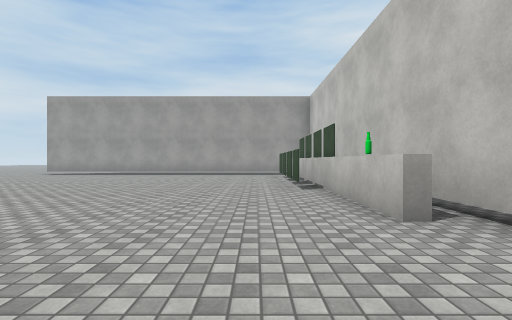
[1] (above)

20 first-person views from a walk through a scene from a Unity 3-D project. The camera is 1.2 m above the floor, looks level and sees 85° across. The floor is counted in squares, 1.95 m on a side. Each view is taken from the middle of a square. On the plan, view 1 faces up. The plan holds only what a view shows up to about 9 squares ahead; the rest is blank. The place goes on beyond the plan. The player is left out. Some surface patterns are stand-ins.

[2]
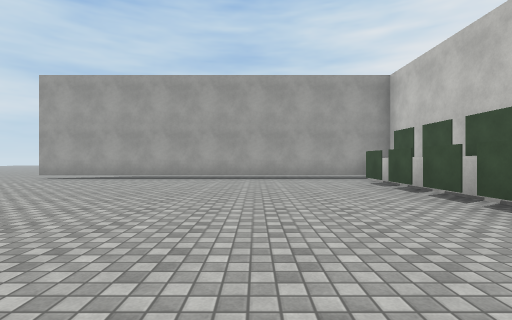

[3]
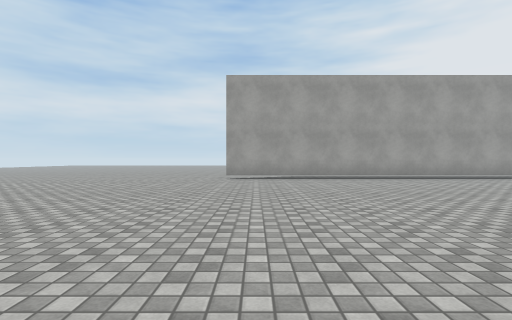

[4]
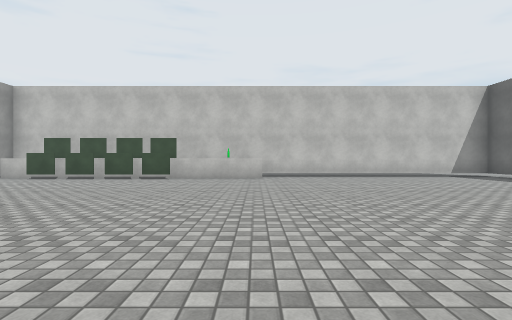

[5]
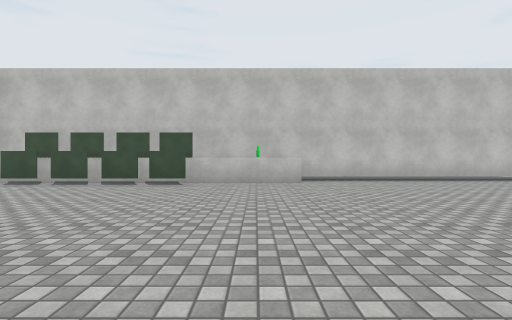

[6]
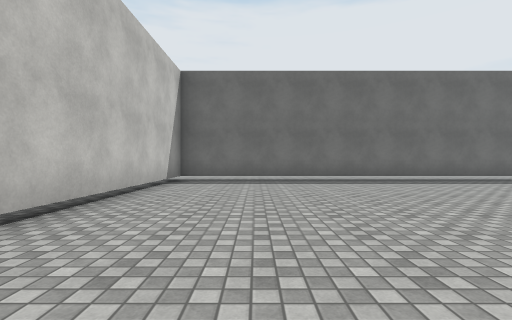

[7]
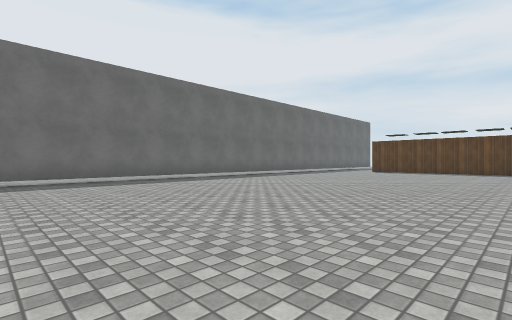

[8]
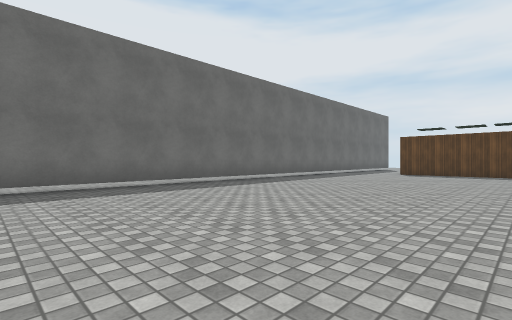

[9]
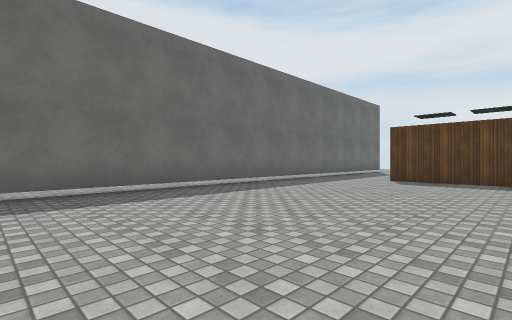

[10]
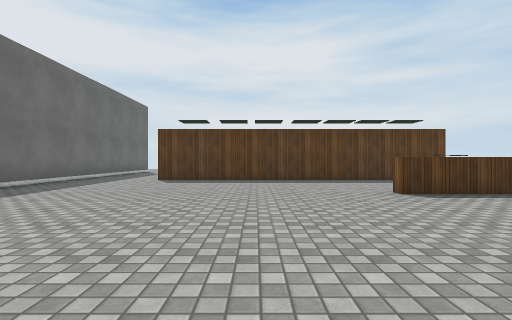

[11]
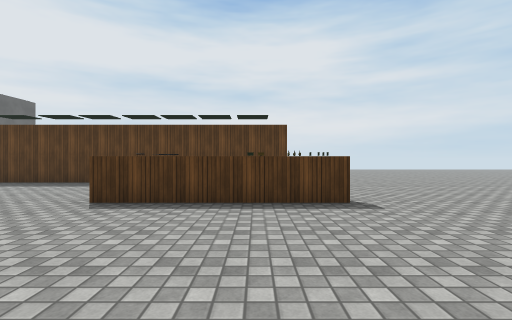

[12]
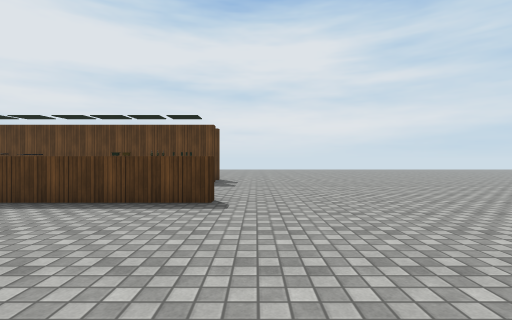

[13]
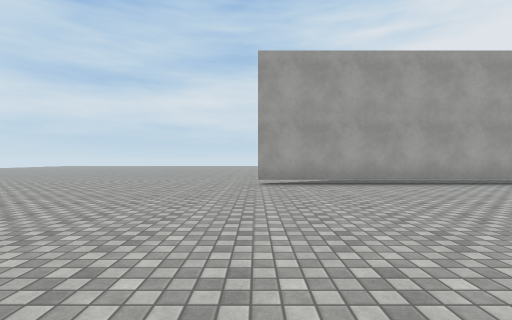

[14]
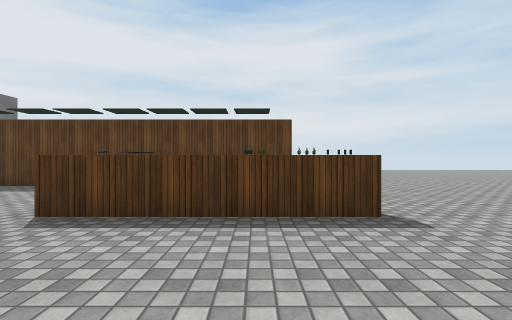

[15]
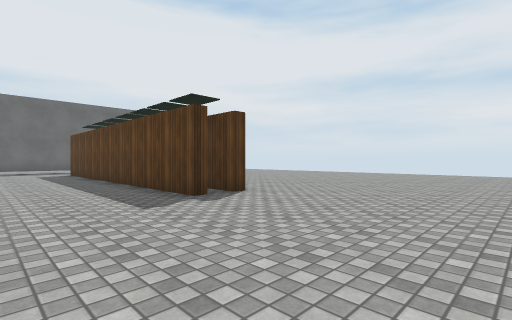

[16]
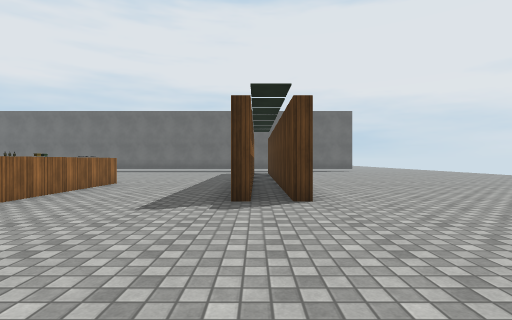

[17]
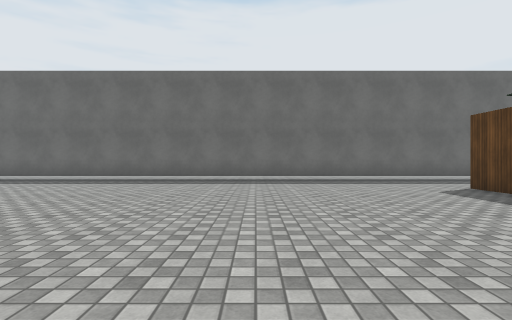

[18]
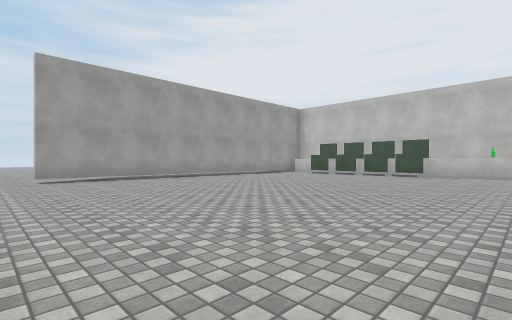

[19]
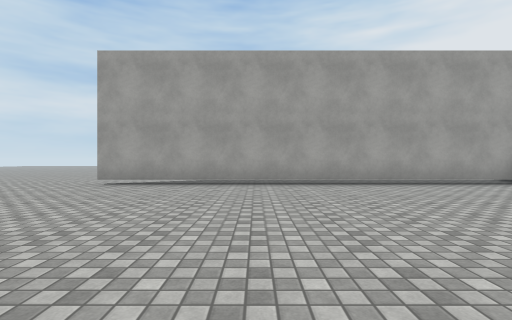

[20]
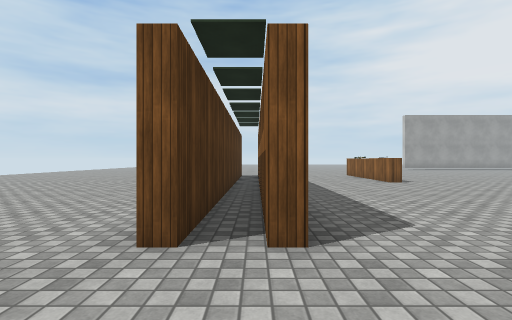

### Floor plan
Key: @ floor where view 1 was taken; # wall or solid block; . floor; ^ raised ledge; T thing the floor can be seen under or through; O other object.
Columns run from 20 left of view 1 to 3 right of it. Each row starts with its distance up from view 1.
 14  ............
 13 .......................
 12 ............TTTTTTTTTTT
 11 ......................^
 10 .....................##
  9 .....................##
  8 ......................#
  7 .....................##
  6 ...... ..............##
  5 ..#...O...............^
  4 ..#...O...............O
  3 ..#...O...............^
  2 . #....................#
  1 . #....................#
  0 ..#.................@..#
 -1 ..#....................#
 -2 ..#....................#
 -3 ..#....................#
 -4  ......................#
 -5  ......................#
 -6 ###TTTTTTTTTTTTTTT######
 -7   .. ............

Positions as (right, up) in squares from view 1, and headings:
1: (0, 0), facing up
2: (-2, 3), facing up
3: (-8, 3), facing up
4: (-8, 3), facing right
5: (-6, 4), facing right
6: (0, 3), facing down
7: (-3, 3), facing down-left
8: (-5, 1), facing down-left
9: (-9, 0), facing down-left
10: (-9, 0), facing left
11: (-10, 5), facing left
12: (-10, 7), facing left
13: (-9, 5), facing up
14: (-11, 5), facing left
15: (-15, 10), facing down-left
16: (-18, 10), facing down
17: (-13, 3), facing down
18: (-10, 3), facing up-right
19: (-5, 5), facing up
20: (-18, -5), facing up
